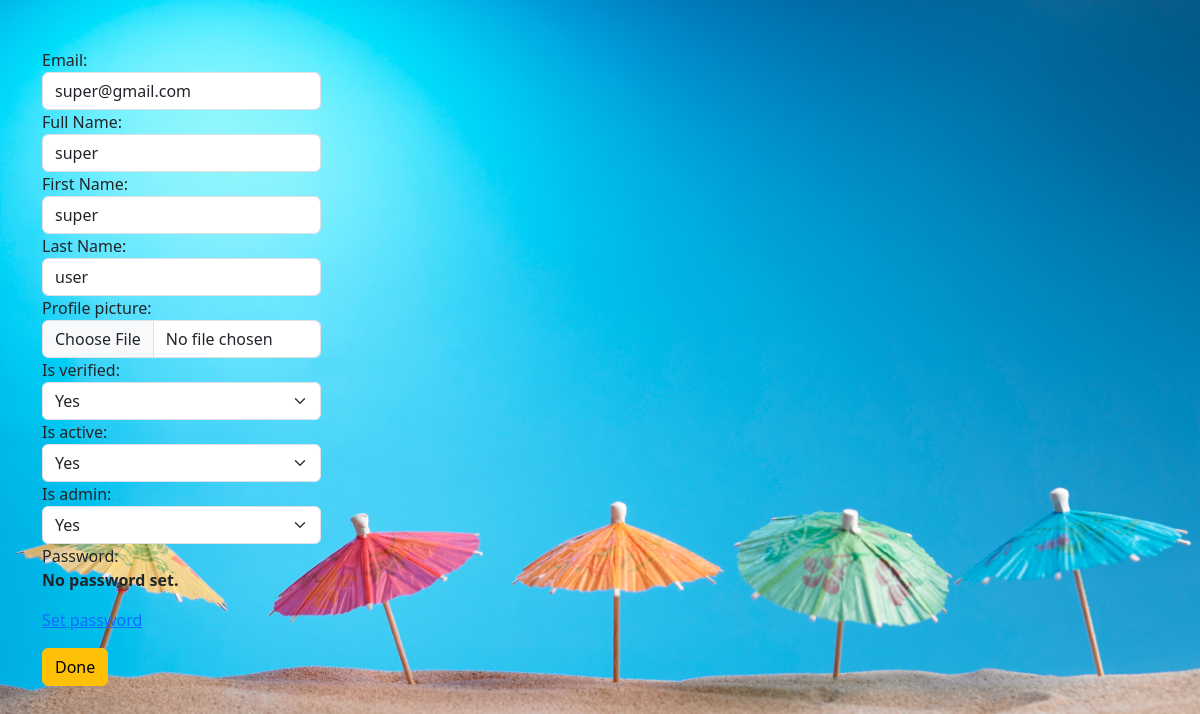
The page /reg/userdet/1 (signed in) on the database as committed earlier.
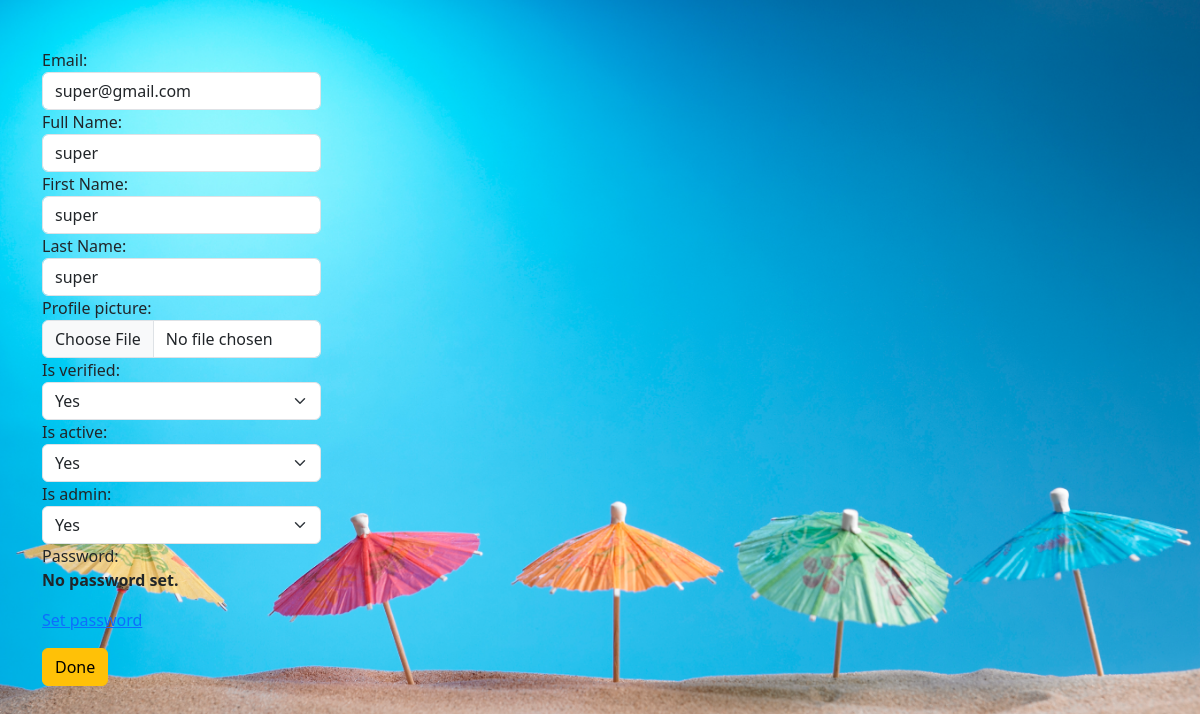
The same page on the database as committed later.
### registration/models.py (models this page shows, shortened)
class User(AbstractBaseUser):
    email = models.EmailField(max_length=200, verbose_name="Email", unique=True)
    username = models.CharField(max_length=70, verbose_name="Full Name")
    first_name = models.CharField(max_length=70, verbose_name="First Name")
    last_name = models.CharField(max_length=70, verbose_name="Last Name")
    profile_picture = models.ImageField(upload_to ='uploads/',blank=True, null=True)
    is_verified = models.BooleanField(default=False)
    otp = models.CharField(max_length=6, blank=True, null=True)
    is_active = models.BooleanField(default=True)
    is_admin = models.BooleanField(default=False)
    created_at = models.DateTimeField(auto_now_add= True)
    updated_at = models.DateTimeField(auto_now=True)
    last_login = models.DateTimeField(auto_now=True)
    objects = UserManager()
    USERNAME_FIELD = 'email'
    REQUIRED_FIELDS = ['username','otp','first_name','last_name']

### registration/views.py (the view)
# urls.py: path('userdet/<int:pk>',views.userdetailpage, name='userdetails'),
@login_required
def userdetailpage(request, pk):
    if request.user.is_authenticated:
        if request.method == "GET":      ## "POST"
            if request.user.is_admin == True:
                user = User.objects.get(pk = pk)
                fm = AdminProfileForm(instance= user)
            else:
                fm = AdminProfileForm(instance= request.user)
        else:
            fm = AdminProfileForm(instance= request.user)
        return render(request, 'registration/userdetail.html', {'FORM':fm})
    else:
        return HttpResponseRedirect('/reg/login/')

### registration/templates/registration/userdetail.html (shortened to what this page needs)
{% extends 'registration/create.html' %}
{% load static %}
{% block formcontent %}
<div class="container mt-5">
    <form action="" method="GET" class="d-inline" novalidate>
        {% for form in FORM %}
        <div class="form-group col-3">
            {{form.label_tag}}  <br>
            {{form}} {{form.errors|striptags}}
        </div>
        {% endfor %}
        <input type="submit" value="Done" class="btn btn-warning">
    </form>
</div>
{% endblock formcontent %}

### registration/templates/registration/create.html (shortened to what this page needs)
<!DOCTYPE html>
{% load static %}
<html lang="en">
<head>
    <link rel="stylesheet" href="{% static 'css/bootstrap.css' %}">
    <link rel="stylesheet" href="{% static 'css/my.css' %}">
</head>
<body id="bg" style="background-image: url('{% static 'image/wal_image.jpg' %}')">
    {% block formcontent %}{% endblock formcontent %}
</body>
</html>

### registration/static/css/my.css (style rules this page uses)
#bg { background-size: cover; background-position: center; background-repeat: no-repeat; }

Rows that differ between the two databases and show on the page:
changed User "No password set. Set password": last_name "user" → "super"
